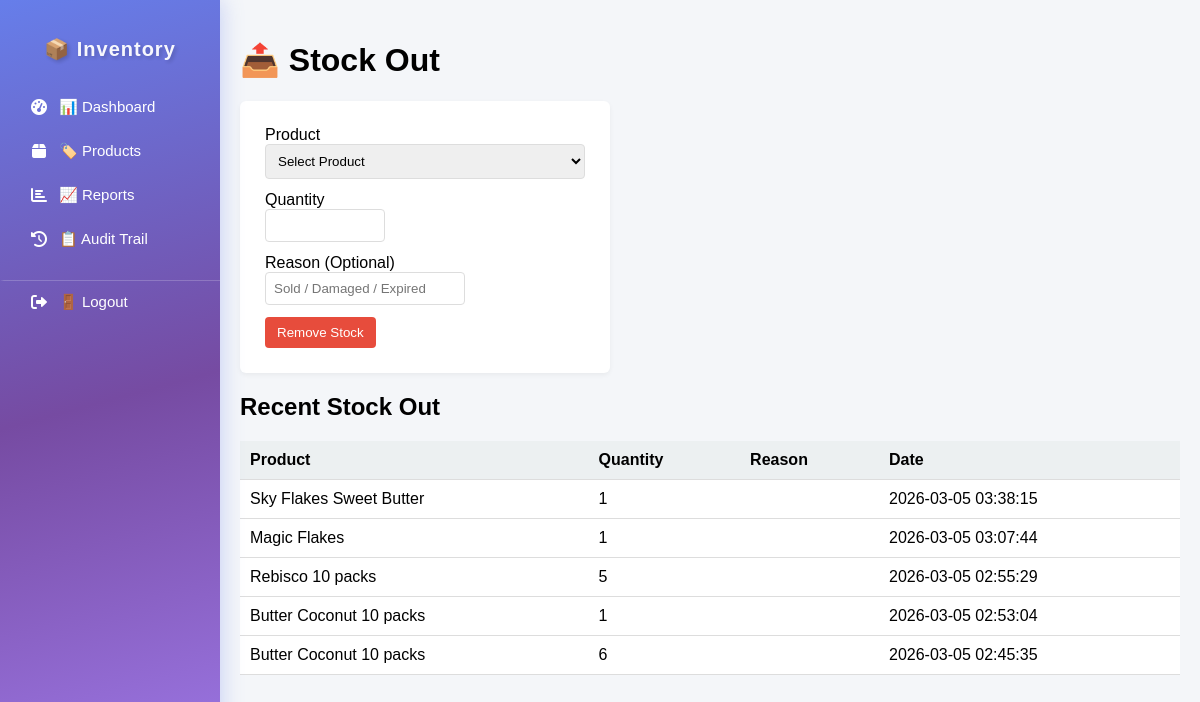
/stock_out.php, run on an earlier commit of the app's database.
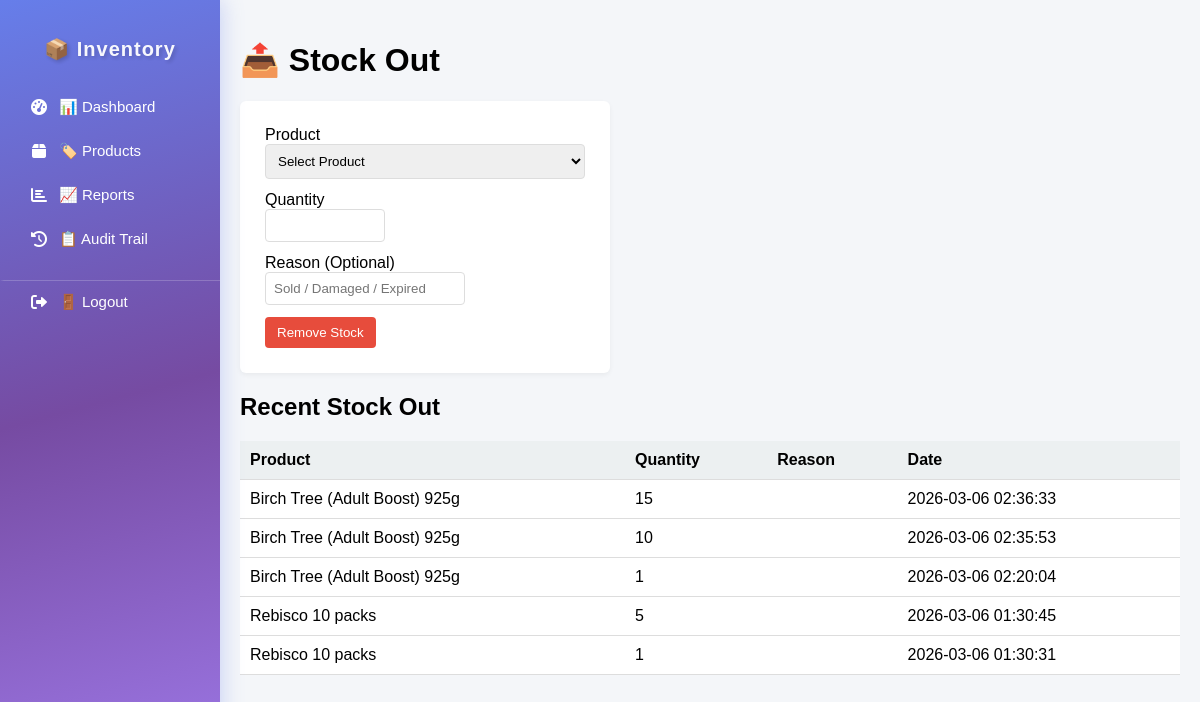
And on a later commit of the database.
### tables this page shows
CREATE TABLE `stock_movements` (
  `id` int(11) NOT NULL,
  `product_id` int(11) NOT NULL,
  `staff_id` int(11) DEFAULT NULL,
  `supplier_id` int(11) DEFAULT NULL,
  `type` enum('IN','OUT') NOT NULL,
  `quantity` int(11) NOT NULL CHECK (`quantity` > 0),
  `note` varchar(255) DEFAULT NULL,
  `reason` varchar(255) DEFAULT NULL,
  `expiry_date` date DEFAULT NULL,
  `created_at` timestamp NOT NULL DEFAULT current_timestamp()
);

CREATE TABLE `products` (
  `id` int(11) NOT NULL,
  `name` varchar(255) NOT NULL,
  `category_id` int(11) NOT NULL,
  `unit` varchar(50) NOT NULL,
  `min_stock` int(11) DEFAULT 0,
  `created_at` timestamp NOT NULL DEFAULT current_timestamp(),
  `is_active` tinyint(1) DEFAULT 1,
  `expiry_date` date DEFAULT NULL,
  `has_expiry` tinyint(1) DEFAULT 1,
  `image_path` varchar(255) DEFAULT NULL
);

### public/stock_out.php (the view, shortened to what this page needs)
<?php
$db = Database::connect();
$stmt2 = $db->query("
    SELECT sm.*, p.name AS product_name
    FROM stock_movements sm
    JOIN products p ON sm.product_id = p.id
    WHERE sm.type = 'OUT'
    ORDER BY sm.created_at DESC
    LIMIT 5
");
$recent = $stmt2->fetchAll(PDO::FETCH_ASSOC);
?>
<!DOCTYPE html>
<html>
<head>
<link rel="stylesheet" href="assets/css/style.css">
</head>
<body>
<div class="container">
<?php include 'includes/sidebar.php'; ?>
<div class="main">
<h1>📤 Stock Out</h1>
<div class="card">
<form action="../api/remove_stock.php" method="POST">
<label>Product</label>
<select name="product_id" required>
<option value="">Select Product</option>
</select>
<label>Quantity</label>
<input
    type="number"
    name="quantity"
    class="quantity-input"
    required
    min="1"
    max="999"
    inputmode="numeric"
    pattern="[0-9]*"
>
<label>Reason (Optional)</label>
<input
    type="text"
    name="reason"
    class="reason-input"
    placeholder="Sold / Damaged / Expired"
>
<button type="submit" style="display:block;margin-top:10px;">
Remove Stock
</button>
</form>
</div>
<h2>Recent Stock Out</h2>
<table>
<thead>
<tr>
<th>Product</th>
<th>Quantity</th>
<th>Reason</th>
<th>Date</th>
</tr>
</thead>
<tbody>
<?php if(count($recent) > 0): ?>
<?php foreach($recent as $r): ?>
<tr>
<td><?= htmlspecialchars($r['product_name']) ?></td>
<td><?= $r['quantity'] ?></td>
<td><?= htmlspecialchars($r['reason'] ?? '') ?></td>
<td><?= $r['created_at'] ?></td>
</tr>
<?php endforeach; ?>
<?php else: ?>
<tr>
<td colspan="4">No stock-out records yet.</td>
</tr>
<?php endif; ?>
</tbody>
</table>
</div>
</div>
</body>
</html>

### public/includes/sidebar.php (shortened to what this page needs)
<link rel="stylesheet" href="https://cdnjs.cloudflare.com/ajax/libs/font-awesome/6.0.0/css/all.min.css">
<div class="sidebar">
    <h2>📦 Inventory</h2>
    <a href="index.php" class="<?= basename($_SERVER['PHP_SELF']) == 'index.php' ? 'active' : '' ?>">
        <i class="fas fa-tachometer-alt"></i>
        <span>📊 Dashboard</span>
    </a>
    <a href="products.php" class="<?= basename($_SERVER['PHP_SELF']) == 'products.php' ? 'active' : '' ?>">
        <i class="fas fa-box"></i>
        <span>🏷️ Products</span>
    </a>
    <a href="reports.php" class="<?= basename($_SERVER['PHP_SELF']) == 'reports.php' ? 'active' : '' ?>">
        <i class="fas fa-chart-bar"></i>
        <span>📈 Reports</span>
    </a>
    <a href="audit_trail.php" class="<?= basename($_SERVER['PHP_SELF']) == 'audit_trail.php' ? 'active' : '' ?>">
        <i class="fas fa-history"></i>
        <span>📋 Audit Trail</span>
    </a>
    <a href="logout.php" onclick="return confirm('Are you sure you want to logout?');" class="logout-btn">
        <i class="fas fa-sign-out-alt"></i>
        <span>🚪 Logout</span>
    </a>
</div>

### public/assets/css/style.css (style rules this page uses)
* { box-sizing: border-box; }
body { margin: 0; font-family: Arial, sans-serif; background: #f2f4f8; }
.container { display: flex; min-height: 100vh; }
.sidebar { width: 240px; background-color: #e18b55; padding: 25px 0; box-shadow: 4px 0 15px rgba(0,0,0,0.08); transition: 0.3s ease; }
.sidebar h2 { text-align: center; font-size: 20px; margin-bottom: 30px; letter-spacing: 1px; }
.sidebar a { display: block; padding: 14px 25px; color: #ecf0f1; text-decoration: none; font-size: 15px; transition: 0.2s ease; border-left: 4px solid transparent; }
.main { flex: 1; padding: 30px; background: #f2f4f8; }
.card { background: white; padding: 22px; border-radius: 14px; box-shadow: 0 8px 20px rgba(0,0,0,0.06); transition: 0.2s ease; }
table { width: 100%; border-collapse: collapse; }
th, td { padding: 10px; border-bottom: 1px solid #eee; }
th { background: #f4f6f9; text-align: left; }

### public/stock_out.php (style rules this page uses)
body { margin: 0; font-family: Arial; background: #f4f6f9; }
.container { display: flex; min-height: 100vh; }
.main { flex: 1; padding: 20px; background: #f4f6f9; }
.card { background: white; padding: 25px; border-radius: 6px; margin-bottom: 20px; box-shadow: 0 2px 5px rgba(0,0,0,0.05); max-width: 370px; }
input, select { display: block; width: 100%; padding: 8px; margin-bottom: 12px; border-radius: 4px; border: 1px solid #ddd; }
.quantity-input { width: 120px; }
.reason-input { width: 200px; }
button { padding: 8px 12px; background: #e74c3c; color: white; border: none; border-radius: 4px; cursor: pointer; }
table { width: 100%; border-collapse: collapse; background: white; }
th, td { padding: 10px; border-bottom: 1px solid #ddd; }
th { background: #ecf0f1; }

### public/includes/sidebar.php (style rules this page uses)
.sidebar { width: 220px; background: linear-gradient(165deg, #667eea 0%, #764ba2 50%, #9f7aea 100%); color: white; padding: 20px 0; box-shadow: 2px 0 20px rgba(102, 126, 234, 0.3); position: relative; transition: all 0.3s ease; z-index: 1000; }
@media (min-width: 768px) { .sidebar { position: sticky; top: 0; height: 100vh; overflow-y: auto; } }
.sidebar h2 { text-align: center; margin-bottom: 25px; font-weight: 600; letter-spacing: 1px; font-size: 20px; opacity: 0.95; padding: 0 10px; text-shadow: 2px 2px 4px rgba(0,0,0,0.2); }
.sidebar a { display: flex; align-items: center; padding: 12px 15px 12px 15px; color: white; text-decoration: none; font-size: 15px; transition: all 0.25s ease; position: relative; gap: 10px; margin: 2px 10px; border-radius: 6px; }
.sidebar a i { width: 20px; font-size: 16px; text-align: center; color: white; }
.sidebar a.logout-btn { margin-top: 20px; border-top: 1px solid rgba(255,255,255,0.2); border-radius: 0; margin-left: 0; margin-right: 0; padding-left: 25px; }
.sidebar a.logout-btn i { color: white; }
.sidebar a:not(.logout-btn) { animation: slideIn 0.3s ease forwards; animation-delay: calc(var(--item-index) * 0.05s); opacity: 0; }
.sidebar a:nth-child(3) { --item-index: 1; }
.sidebar a:nth-child(4) { --item-index: 2; }
.sidebar a:nth-child(5) { --item-index: 3; }
.sidebar a:nth-child(6) { --item-index: 4; }

What changed in the data, as far as the page shows it:
no longer on this page (row unchanged): stock_movements: product.name "Sky Flakes Sweet Butter", quantity "1", created_at "2026-03-05 03:38:15"
no longer on this page (row unchanged): stock_movements: product.name "Magic Flakes", quantity "1", created_at "2026-03-05 03:07:44"
no longer on this page (row unchanged): stock_movements: product.name "Rebisco 10 packs", quantity "5", created_at "2026-03-05 02:55:29"
no longer on this page (row unchanged): stock_movements: product.name "Butter Coconut 10 packs", quantity "1", created_at "2026-03-05 02:53:04"
no longer on this page (row unchanged): stock_movements: product.name "Butter Coconut 10 packs", quantity "6", created_at "2026-03-05 02:45:35"
added stock_movements: product.name "Birch Tree (Adult Boost) 925g", quantity "15", created_at "2026-03-06 02:36:33"
added stock_movements: product.name "Birch Tree (Adult Boost) 925g", quantity "10", created_at "2026-03-06 02:35:53"
added stock_movements: product.name "Birch Tree (Adult Boost) 925g", quantity "1", created_at "2026-03-06 02:20:04"
added stock_movements: product.name "Rebisco 10 packs", quantity "5", created_at "2026-03-06 01:30:45"
added stock_movements: product.name "Rebisco 10 packs", quantity "1", created_at "2026-03-06 01:30:31"
